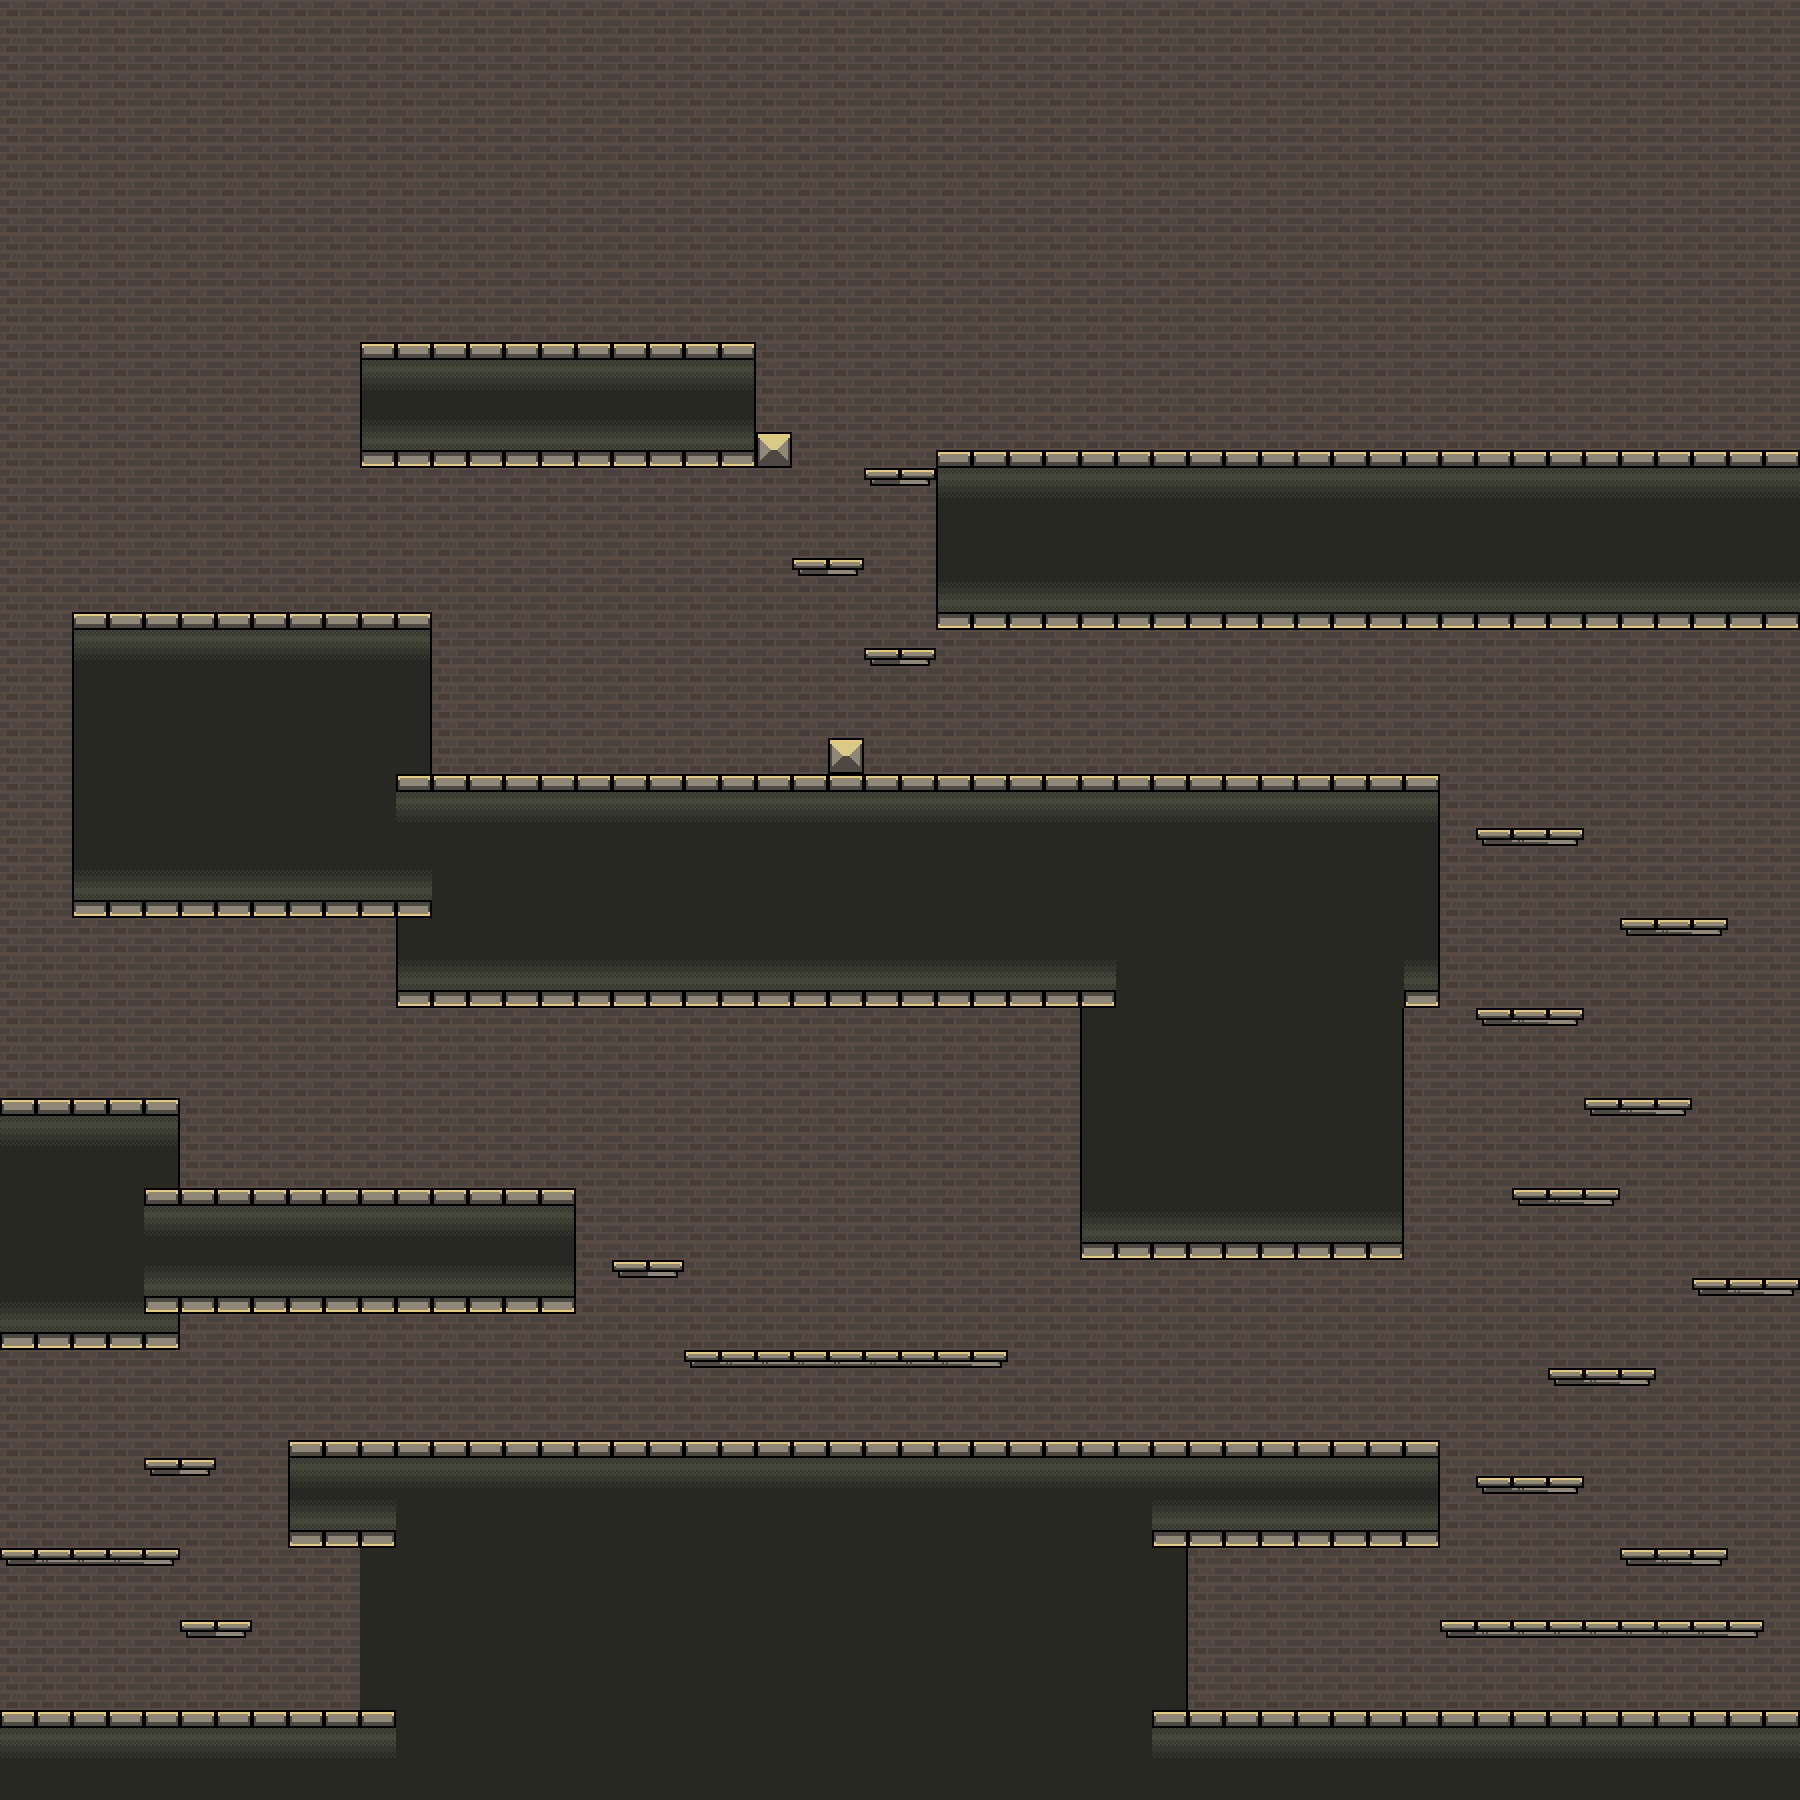

A 2D game scene composited from a Tiled map and its tileset images. What follows is a short description and the map's XML, with each tile layer's data collapsed to a summary:
An orthogonal 50x100 tile map with 36x18 px tiles, 3 tile layers (background, layer1, platform) and 13 objects.

<map version="1.0" orientation="orthogonal" renderorder="right-down" width="50" height="100" tilewidth="36" tileheight="18">
 <tileset firstgid="1" name="tiles" tilewidth="36" tileheight="18">
  <image source="tiles.png" width="216" height="144" />
 </tileset>
 <layer name="background" width="50" height="100">
  <data>[5000 cells, 5000 non-empty, 1 distinct tile ids]</data>
 </layer>
 <layer name="layer1" width="50" height="100">
  <data>[5000 cells, 1782 non-empty, 22 distinct tile ids]</data>
 </layer>
 <layer name="platform" width="50" height="100">
  <data>[5000 cells, 62 non-empty, 3 distinct tile ids]</data>
 </layer>
 <objectgroup name="ground">
  <object x="0" y="1098" width="180" height="252" />
  <object x="144" y="1188" width="432" height="126" />
  <object x="0" y="1710" width="396" height="90" />
  <object x="288" y="1440" width="1152" height="108" />
  <object x="360" y="1548" width="828" height="252" />
  <object x="1152" y="1710" width="648" height="90" />
  <object x="72" y="612" width="360" height="306" />
  <object x="396" y="774" width="1044" height="234" />
  <object x="1080" y="1008" width="324" height="252" />
  <object x="360" y="342" width="396" height="126" />
  <object x="756" y="432" width="36" height="36" />
  <object x="828" y="738" width="36" height="36" />
  <object x="936" y="450" width="864" height="180" />
 </objectgroup>
</map>